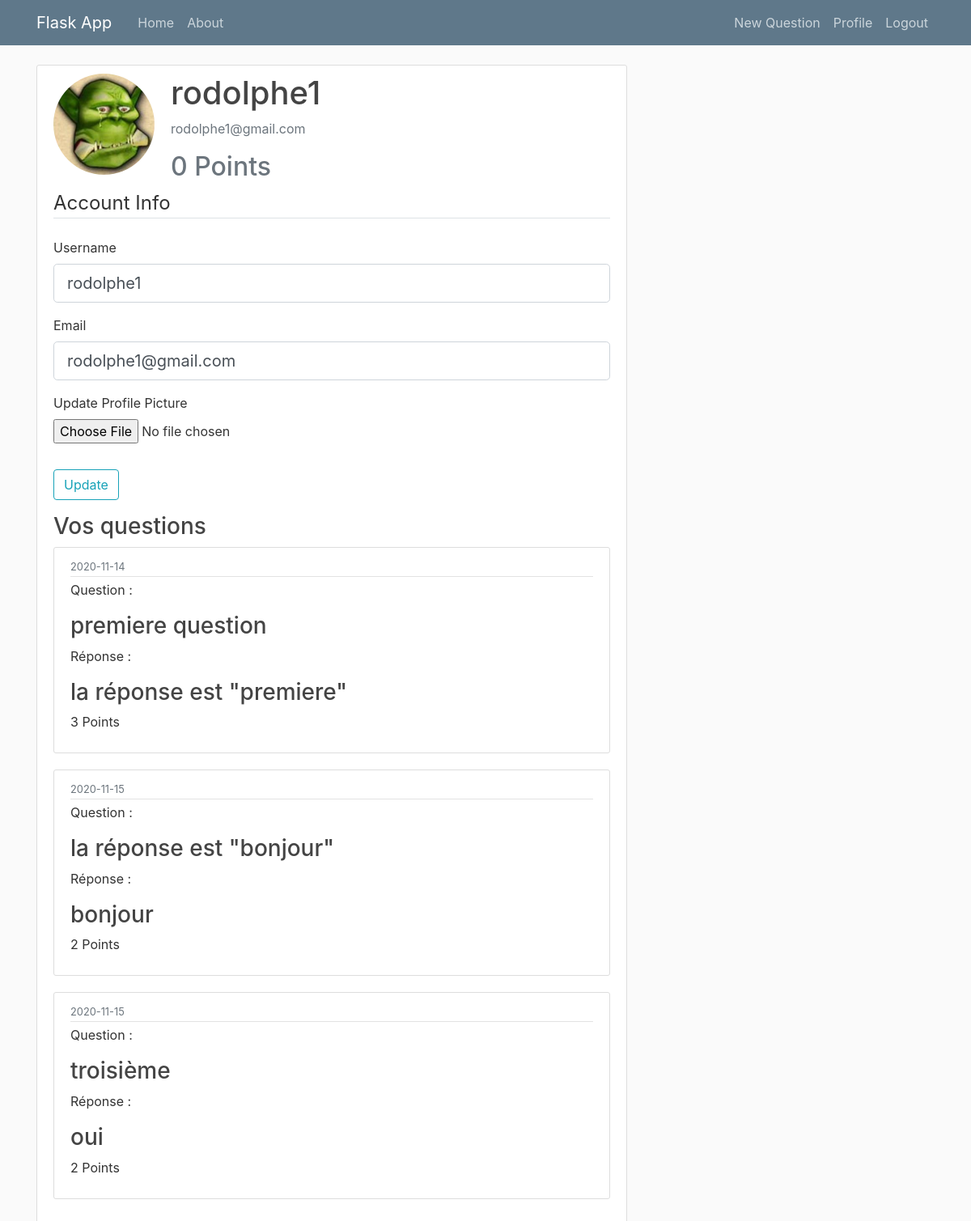
/account (signed in), run on an earlier commit of the app's database.
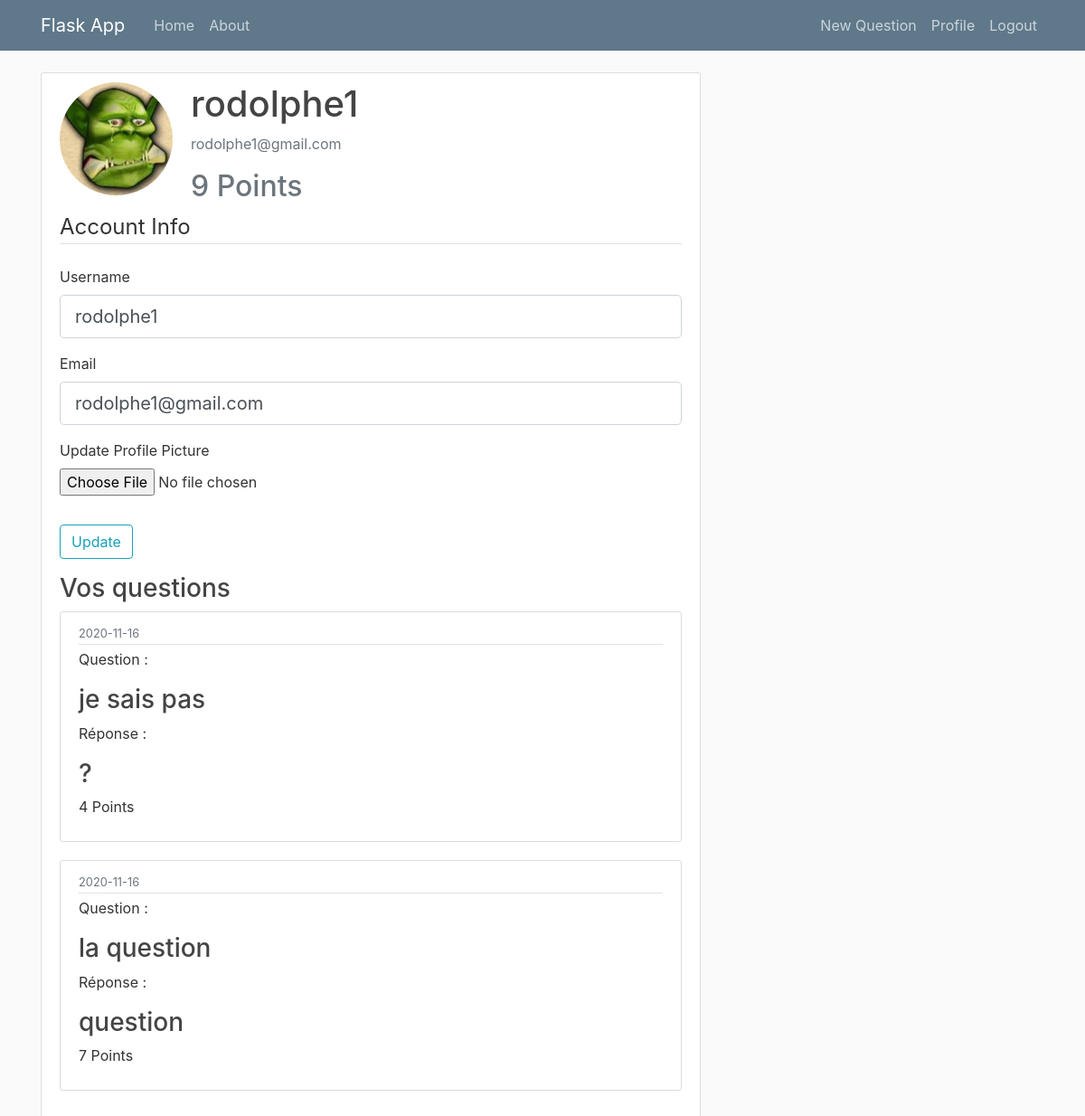
And on a later commit of the database.
### webapp/models.py (models this page shows, shortened)
class User(db.Model, UserMixin):									#Create a Table named 'user' (in lowercase) inheriting from db.Model
	id = db.Column(db.Integer, primary_key=True)
	username = db.Column(db.String(20), unique=True, nullable=False)
	email = db.Column(db.String(120), unique=True, nullable=False)
	image_file = db.Column(db.String(20), nullable=False, default='default.jpg')
	password = db.Column(db.String(60), nullable=False)
	points = db.Column(db.Integer, nullable=False)
	questions = db.relationship('Questions', backref='author', lazy=True)					#Define the relationship with the post (to make a foreign key in Post table)

class Questions(db.Model):									#Create a Table named 'post' (in lowercase) inheriting from db.Model
	id = db.Column(db.Integer, primary_key=True)
	content = db.Column(db.String(20), nullable=False)
	points = db.Column(db.Integer, nullable=False)
	response = db.Column(db.String(50), nullable=False)
	date_posted = db.Column(db.DateTime, nullable=False, default=datetime.utcnow)
	user_id = db.Column(db.Integer, db.ForeignKey('user.id'), nullable=False)

### webapp/routes.py (the view)
@app.route('/account', methods=['GET', 'POST'])
@login_required												# login is required to access this page
def account():
	questions = Questions.query.all()
	form = UpdateAccountForm()
	if form.validate_on_submit():
		if form.picture.data:     							#if a data is in the picture field
			picture_file = save_picture(form.picture.data) #using the save_picture function coded before to save picture
			current_user.image_file = picture_file        # Save the picture path to the current user image_file column in the database
		current_user.email = form.email.data
		db.session.commit()
		flash('Your account has been updated', 'success')
		return redirect(url_for('account'))
	elif request.method == 'GET':																			#to write current user's informations when we go to the profile page
		form.username.data = current_user.username
		form.email.data = current_user.email
	image_file = url_for('static', filename='profile_pics/' + current_user.image_file) 						# Create a variable containing the profile pic of the user
	return render_template('account.html', title='Account', image_file=image_file, form=form, questions=questions)

### webapp/forms.py (shortened to what this page needs)
class UpdateAccountForm(FlaskForm): #Creating a class inheriting FlaskForm class (it's our form)
	username = StringField('Username', validators=[DataRequired(), Length(min=2, max=20)])	   #We need to instanciate imported classes to create each different fields, the 'Username' variable is the label in the HTML page
	email = StringField('Email', validators=[DataRequired(), Email()])
	picture = FileField('Update Profile Picture', validators=[FileAllowed(['jpg', 'png'])]) 	#picture change field
	submit = SubmitField('Update')

### webapp/models.py (called while the page is built)
@login_manager.user_loader
def load_user(user_id):
	return User.query.get(user_id)

### webapp/templates/account.html (shortened to what this page needs)
{% extends "layout.html" %}
{% block content %}
	<div class="content-section">
	  <div class="media">
	    <img class="rounded-circle account-img" src="{{ image_file }}">
	    <div class="media-body">
	      <h2 class="account-heading">{{ current_user.username }}</h2>
	      <p class="text-secondary">{{ current_user.email }}</p>
	      <h2 class="text-secondary">{{ current_user.points }} Points</h2>
	    </div>
	  </div>
			<form method="POST" action="" enctype="multipart/form-data">
				<fieldset class="form-group">
					<legend class="border-bottom mb-4">Account Info</legend>
					<div class="form-group">
						{{ form.username.label(class="form-control-label") }}
						{% if form.username.errors %}
							{{ form.username(class="form-control form-control-lg is-invalid") }}
							<div class="invalid-feedback">
								{% for error in form.username.errors %}
									<span>{{ error }}</span>
								{% endfor %}
							</div>
						{% else %}
							{{ form.username(class="form-control form-control-lg") }}
						{% endif %}
					</div>
					<div class="form-group">
						{{ form.email.label(class="form-control-label") }}
						{% if form.email.errors %}
							{{ form.email(class="form-control form-control-lg is-invalid") }}
							<div class="invalid-feedback">
								{% for error in form.email.errors %}
									<span>{{ error }}</span>
								{% endfor %}
							</div>
						{% else %}
							{{ form.email(class="form-control form-control-lg") }}
						{% endif %}
					</div>
					<div class="form-group">
						{{ form.picture.label() }}
						{{ form.picture(class="form-control-file") }}
					</div>
				</fieldset>
				<div class="form-group">
					{{ form.submit(class="btn btn-outline-info") }}
				</div>
			</form>
			<h3>Vos questions</h3>
			{% for question in questions %}
			{% if question.author.id == current_user.id %}
				<article class="media content-section">
				  	<div class="media-body">
					    <div class="article-metadata">
					    <small class="text-muted">{{ question.date_posted.strftime('%Y-%m-%d') }}</small>
					    </div>
					    <p>Question : </p>
					    <h3><a class="article-title" href="#">{{ question.content }}</a></h3>
					    <p>Réponse : </p>
					    <h3>{{ question.response }}</h3>
					    <p class="article-content">{{ question.points }} Points</p>
					</div>
				</article>
		    {% endif %}
		    {% endfor %}
	</div>
{% endblock %}

What changed in the data, as far as the page shows it:
removed Questions: date_posted "2020-11-14", content "premiere question", response "la réponse est \"premiere\"", points "3"
no longer on this page (row edited): Questions: date_posted "2020-11-15", content "la réponse est \"bonjour\"", response "bonjour", points "2"
no longer on this page (row edited): Questions: date_posted "2020-11-15", content "troisième", response "oui", points "2"
changed User "rodolphe1": points "0" → "9"
added Questions: date_posted "2020-11-16", content "je sais pas", response "?", points "4"
added Questions: date_posted "2020-11-16", content "la question", response "question", points "7"
